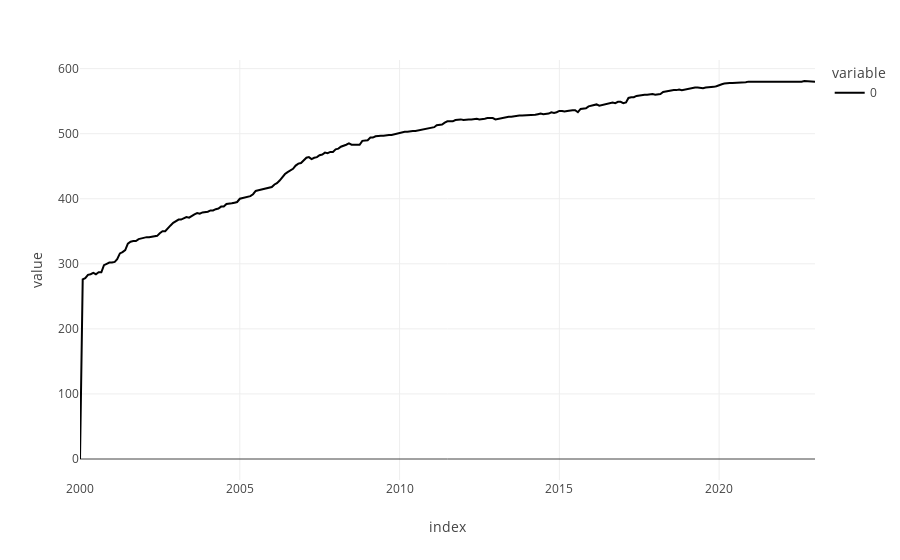

Notebook code cell kept with this figure:
### Code cell
pl.notna_plot(masked_df)

### Figure 1 — Plotly figure (JSON) as saved in the notebook; plotly's stock layout.template omitted (floating-point values rounded to 4 significant figures; data arrays with more than 128 entries replaced by an {"elided": "..."} marker saying what was removed)
{"data": [{"hovertemplate": "variable=0<br>index=%{x}<br>value=%{y}<extra></extra>", "legendgroup": "0", "line": {"color": "#000001", "dash": "solid"}, "marker": {"symbol": "circle"}, "mode": "lines", "name": "0", "orientation": "v", "showlegend": true, "type": "scatter", "x": {"elided": "277 str values"}, "xaxis": "x", "y": {"elided": "277 int values"}, "yaxis": "y"}], "layout": {"legend": {"title": {"text": "variable"}, "tracegroupgap": 0}, "margin": {"t": 60}, "xaxis": {"anchor": "y", "domain": [0, 1], "title": {"text": "index"}}, "yaxis": {"anchor": "x", "domain": [0, 1], "title": {"text": "value"}}}}
